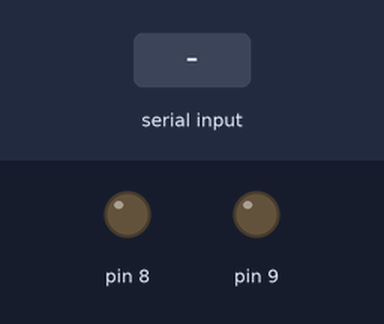
Recording of a sketch running on a simulated Arduino Uno, built with avr-gcc and run on an emulated ATmega328P. Shown: output pins drawn as LEDs (lit = HIGH). The test bench sets the inputs (shaded band).

Above: at 1.2 s.
1.3 s: "7\n" received over Serial
At 2.4 s:
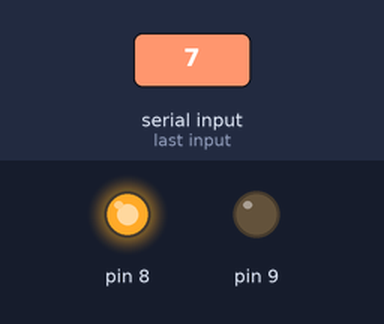
2.8 s: "3\n" received over Serial
At 3.6 s:
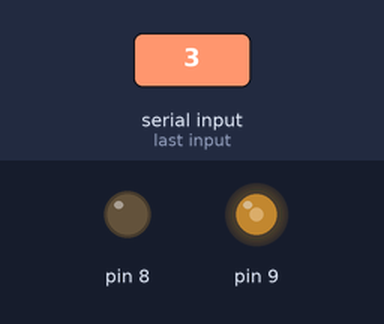
4.3 s: "4\n" received over Serial
At 4.7 s:
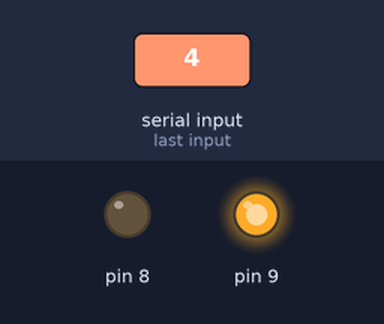
Timing chart, 0 to 7.3 s (numbered marks = the images above; inputs shaded):
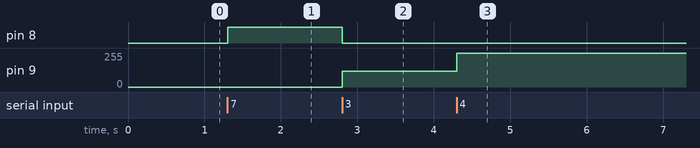

Measured:
- after the input at 1.3 s, pin 8: LOW → HIGH at once
- after the input at 2.8 s, pin 8: HIGH → LOW at once; pin 9: 0/255 → 120/255 at once
- after the input at 4.3 s, pin 9: 120/255 → 255/255 at once

The sketch:

day6_quiz01.ino
```cpp
void setup() {
  Serial.begin(9600);
}
int menu = 0;
void loop() {

  if (Serial.available() > 0) {
    menu = Serial.parseInt();
  }
  switch(menu) {
    case 5:
      analogWrite(8,0);
      analogWrite(9,0);
      break;
    case 6:
      analogWrite(8,120);
      analogWrite(9,0);
      break;
    case 7:
      analogWrite(8,255);
      analogWrite(9,0);
      break;
    case 3:
      analogWrite(8,0);
      analogWrite(9,120);
      break;
    case 4:
      analogWrite(8,0);
      analogWrite(9,255);
      break;
    default:
      break;
  }
}
```
